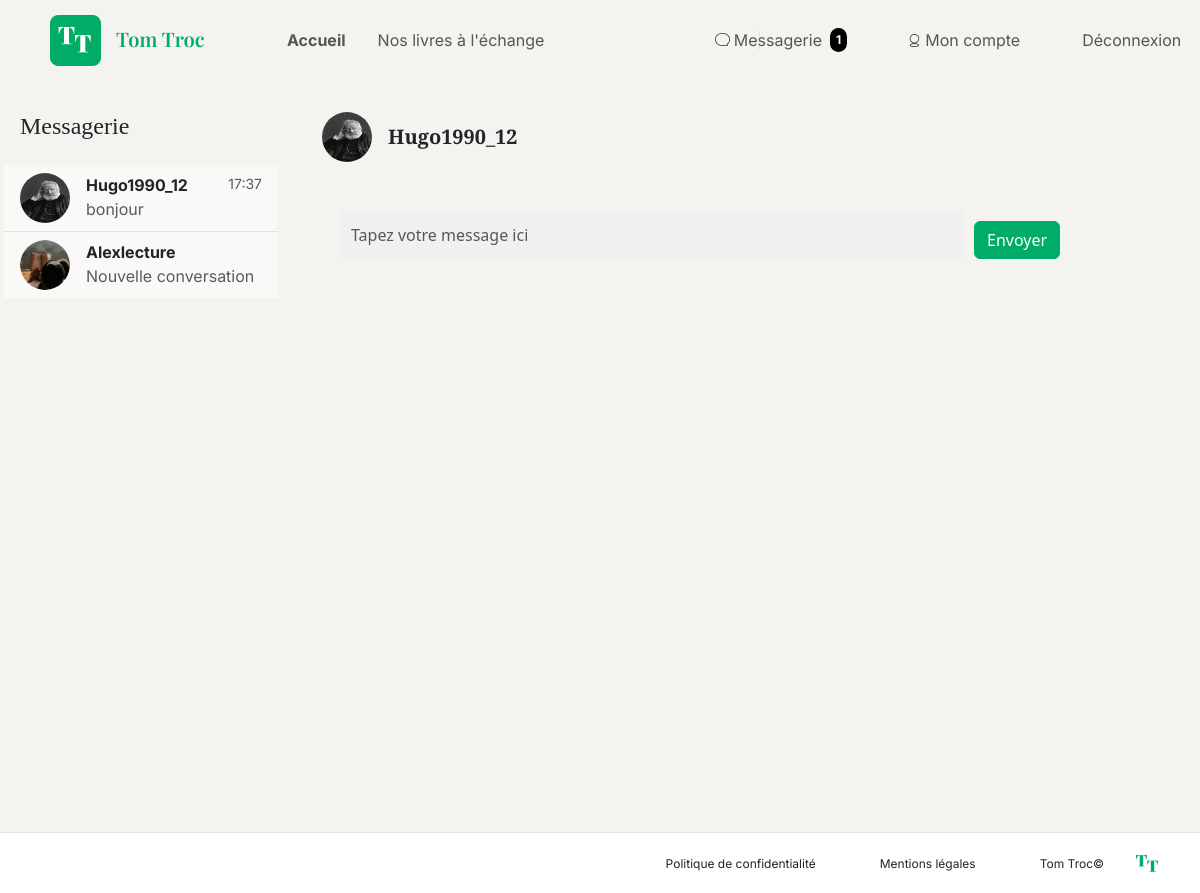
Screenshot of /index.php?page=chat&with=Alexlecture (signed in) with the database file from the repository.
### tables this page shows
CREATE TABLE IF NOT EXISTS `conversations` (
  `id` int NOT NULL AUTO_INCREMENT,
  `user1_id` int NOT NULL,
  `user2_id` int NOT NULL,
  `created_at` datetime DEFAULT CURRENT_TIMESTAMP,
  PRIMARY KEY (`id`),
  UNIQUE KEY `user1_id` (`user1_id`,`user2_id`),
  KEY `user2_id` (`user2_id`)
);

CREATE TABLE IF NOT EXISTS `user` (
  `id` int NOT NULL AUTO_INCREMENT,
  `pseudo` varchar(256) NOT NULL,
  `email` varchar(256) NOT NULL,
  `password` varchar(256) NOT NULL,
  `created_at` datetime NOT NULL DEFAULT CURRENT_TIMESTAMP,
  `picture` varchar(256) NOT NULL,
  PRIMARY KEY (`id`),
  UNIQUE KEY `unique_email` (`email`),
  UNIQUE KEY `unique_pseudo` (`pseudo`)
);

### core/view.php (called while the page is built, shortened)
<?php
class View
{
    private string $viewFile;
    public function __construct(string $viewName)
    {
        $this->viewFile = __DIR__ . '/../views/' . $viewName . '.php';
    }
   public function render(array $vars = []): void
    {
        require $this->viewFile;
        require __DIR__ . '/../views/parts/_layout.php';
    }
}

### controllers/ChatController.php (called while the page is built, shortened)
<?php
class ChatController
{
    private ChatManager $chatManager;
    public function __construct(ChatManager $chatManager, UserManager $userManager, BookExchangeManager $bookManager)
    {
        $this->chatManager = $chatManager;
    }
    public function showChat(): void
    {
        $currentUserId = $_SESSION['user']['id'] ?? null;
        $otherUserId = $_GET['with'] ?? null;
        $conversations = $this->chatManager->getConversationsByUser($currentUserId);
        if ($otherUserId) {
            $conversationId = $this->chatManager->getOrCreateConversation($currentUserId, (int)$otherUserId);
            $messages = $this->chatManager->getMessagesByConversation($conversationId);
        }
        $view = new View('chat/chat');
        $view->render([
            'conversations' => $conversations,
            'messages' => $messages,
            'conversationId' => $conversationId,
            'otherUserId' => $otherUserId,
        ]);
    }
}

### manager/AbstractManager.php (called while the page is built, shortened)
<?php
abstract class AbstractManager
{
    public function __construct()
    {
        $database = new Database();
        $this->db = $database->getPDO();
    }
}

### config/database.php (called while the page is built)
<?php
class Database
{
    private $pdo;
    public function __construct()
    {
        try {
            $this->pdo = new PDO('mysql:host=' . DB_HOST . ';dbname=' . DB_NAME, DB_USER, DB_PASSWORD);
            $this->pdo->setAttribute(PDO::ATTR_ERRMODE, PDO::ERRMODE_EXCEPTION);
        } catch (PDOException $error) {
            die("Erreur de connection :" . $error->getMessage());
        }
    }
    public function getPDO()
    {
        return $this->pdo;
    }
}

### manager/ChatManager.php (called while the page is built, shortened)
<?php
class ChatManager extends AbstractManager
{
    public function getConversationsByUser(int $userId): array
    {
        $sql = "
        SELECT c.id AS conversation_id,
               CASE WHEN c.user1_id = ? THEN c.user2_id ELSE c.user1_id END AS other_user_id,
               u.pseudo,
               u.picture,
               (SELECT message FROM messages m WHERE m.conversation_id = c.id ORDER BY sent_at DESC LIMIT 1) AS last_message,
               (SELECT sent_at FROM messages m WHERE m.conversation_id = c.id ORDER BY sent_at DESC LIMIT 1) AS last_message_time
        FROM conversations c
        JOIN user u ON u.id = CASE WHEN c.user1_id = ? THEN c.user2_id ELSE c.user1_id END
        WHERE c.user1_id = ? OR c.user2_id = ?
        ORDER BY last_message_time DESC
        ";
        $stmt = $this->db->prepare($sql);
        $stmt->execute([$userId, $userId, $userId, $userId]);
        return $stmt->fetchAll(PDO::FETCH_ASSOC);
    }
}

### views/chat/chat.php (the view, shortened to what this page needs)
<div class="container-fluid py-3 custom-chat">
    <div class="row">
        <?php
        $selectedUserId = isset($_GET['with']) ? (int)$_GET['with'] : null;
        ?>
        <div class="col-md-3 px-3 custom-col-chat" style="height: 90vh;">
            <h4 class="pt-3 px-3">Messagerie</h4>
            <ul class="list-group list-group-flush py-4">
                <?php foreach ($conversations as $conv): ?>
                    <?php
                    $isActive = ($conv['other_user_id'] == $selectedUserId);
                    $activeClass = $isActive ? 'active-conversation' : 'inactive-conversation';
                    ?>
                    <a href="index.php?page=chat&with=<?= htmlspecialchars($conv['other_user_id']) ?>"
                        class="list-group-item list-group-item-action d-flex align-items-start gap-3 <?= $activeClass ?>">
                        <img src="<?= htmlspecialchars($conv['picture']) ?>" alt="Avatar" class="rounded-circle" width="50" height="50">
                        <div class="flex-grow-1">
                            <div class="d-flex justify-content-between">
                                <strong class="text-dark"><?= htmlspecialchars($conv['pseudo']) ?></strong>
                                <small class="text-muted">
                                    <?= !empty($conv['last_message_time']) ? date('H:i', strtotime($conv['last_message_time'])) : '' ?>
                                </small>
                            </div>
                            <div class="text-muted text-truncate" style="max-width: 200px;">
                                <?= isset($conv['last_message']) ? htmlspecialchars($conv['last_message']) : 'Nouvelle conversation' ?>
                            </div>
                        </div>
                    </a>
                <?php endforeach; ?>
            </ul>
        </div>
        <div class="col-md-9 d-flex flex-column justify-content-between" style="height: 90vh;">
            <div class="d-flex align-items-center p-3">
                <?php if (!empty($conversations)): ?>
                    <img src="<?= htmlspecialchars($conversations[0]['picture'] ?? '/images/default.png') ?>" alt="Avatar" class="rounded-circle me-3" width="50" height="50">
                    <h5 class="mb-0"><strong><?= htmlspecialchars($conversations[0]['pseudo']) ?></strong></h5>
                <?php else: ?>
                    <h5 class="mb-0">Aucun utilisateur sélectionné</h5>
                <?php endif; ?>
            </div>
            <div class="flex-grow-1 overflow-auto p-3 hide-scrollbar"
            </div>
            <form action="index.php?page=sendMessage" method="POST" class="p-3 d-flex align-items-center">
                <input type="text" name="message" class="form-control me-2 custom-input" placeholder="Tapez votre message ici" required style="height: 49px; width: 628px;">
                <button type="submit" class="btn btn-primary">Envoyer</button>
            </form>
        </div>
    </div>
</div>

### css/style.css (style rules this page uses)
body, h1, h2, h3, h4, h5, h6, p { margin: 0; padding: 0; }
h1, h2, h3, h4, h5 { font-family: 'Playfair Display'; }
p, a { font-family: 'Inter'; }
:root { --footerColor: #FFFFFF; --backgroundLightColor: #FAF9F7; --backgroundColor: #F5F3EF; --buttonColor: #00AC66; --separatorColor: #A6A6A6; --textInfo: #292929; --textHover:#006D41; }
.container-fluid { padding-left: 0 !important; padding-right: 0 !important; }
.btn-primary { background-color: var(--buttonColor) !important; border-color: var(--buttonColor) !important; margin-top: 10px; }
.row > .col-md-3:nth-child(4n+1) { clear: left; }
.form-control { width: 322px; height: 50px; border-radius: 6px; opacity: 1; border-width: 1px; border: 1px solid #F0F0F0; background: #EDF2F6; }
.col-md-3 { padding-left: 6px; padding-right: 6px; }
.inactive-conversation { background-color: #FAF9F7 !important; }
.custom-col-chat { background-color: #F5F3EF; }
.custom-chat { background-color:#F5F3EF; }
.custom-input { background-color: #F0F0F0 !important; }
.hide-scrollbar { overflow-y: scroll; scrollbar-width: none; }

### rows the page displays
conversations: user.picture (picture), user.pseudo "Hugo1990_12", last_message_time "17:37", last_message "bonjour"
conversations: user.picture (picture), user.pseudo "Alexlecture", shows "Nouvelle conversation"
user: picture (picture), pseudo "Hugo1990_12"

### other values shown
$newMessagesCount "1"
